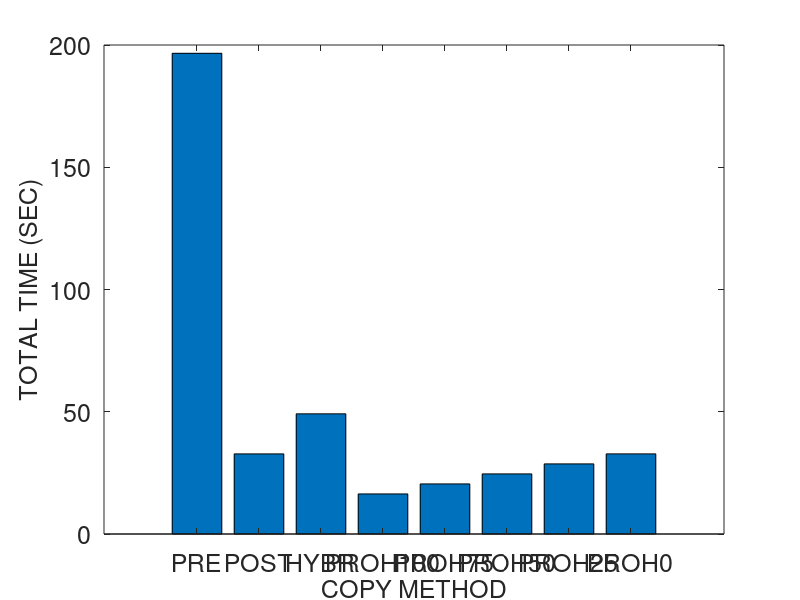
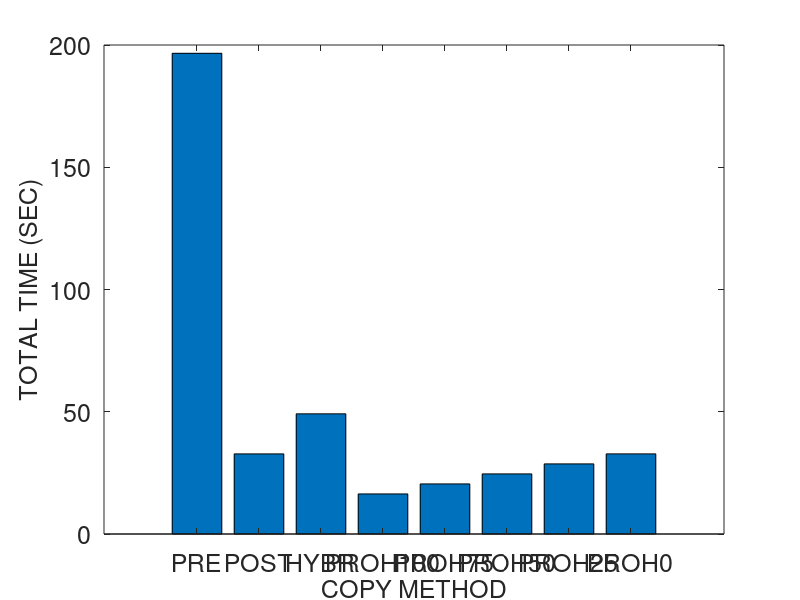
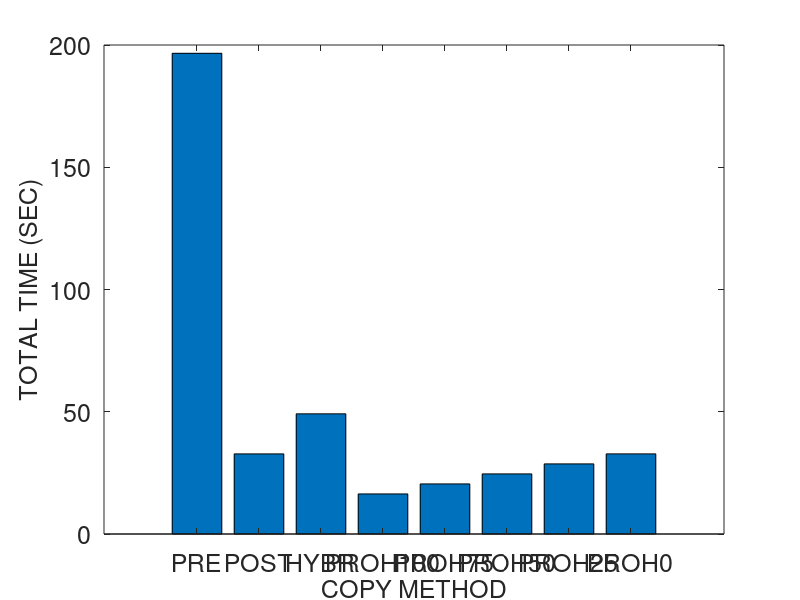
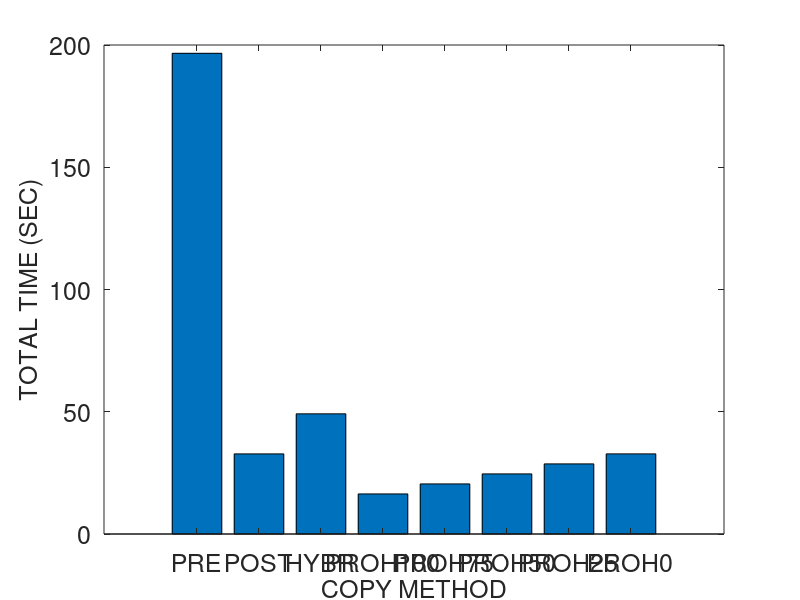

These figures' MATLAB source, in order:
% basic hybrid copy migration
	global wss numpages readrate dirtyrate pagesize b scinfo
	global totaltime downtime totaldata

% memory size in MB
r = 4096
r *= 1024 % convert to KB

% page dirty rate in percent (%): against to total memory pages
readrate = 50
prefix = strcat ("M4G_R", num2str(readrate))
readrate /= 100

dirtyrate = 50 
prefix = strcat (prefix, "_W", num2str(dirtyrate))
dirtyrate /= 100

% prediction accuracy 0 through 1
acc = 1

pagesize = 4 % in KB
numpages = r / pagesize

% delta compression rate
comp = 0.5 

% amount of CPU and device states in KB 
scinfo = 100

% working set size in number of pages
wss = numpages * 0.25

% 0: zero, 1: read, 2: dirtied, 3: inactive data
mem = zeros(1, numpages);

run = 1

%prefix = strcat (prefix, "_acc", num2str(acc), "_r", num2str(run))

% bandwidth in gbps
b = 1000 
b = b * 1024/8 % convert to KB

%fontsize = 10
fontsize = 18
%fontsize = 20

totaltime = 0;
downtime = 0;
totaldata = 0;

A = zeros(8, 3);

%%%%%%%%%%%%%%%%%%%%%%%%%%%%%%
% precopy migration
%%%%%%%%%%%%%%%%%%%%%%%%%%%%%%
fprintf('\n')
disp('==================== Precopy migration ====================')
% iterations
present = numpages * pagesize
iter = 0
while present > 50 && iter < 29 && totaldata < 4*r
	pretime = present / b
	totaltime += pretime
	totaldata += present
	present = numpages * pagesize * dirtyrate 
	%dirts = wss * dirtyrate
	iter += 1
end

% stop-and-copy phase
% stop conditions: 29 iterations, 50 pages, 4 memory size sent
scsent = scinfo + present * pagesize
downtime = scsent / b
totaltime += downtime
totaldata += scsent

% network fault rate
NFR = 0

A (1, 1) = totaltime;
A (1, 2) = downtime;
A (1, 3) = totaldata;

%%%%%%%%%%%%%%%%%%%%%%%%%%%%%%
% postcopy migration
%%%%%%%%%%%%%%%%%%%%%%%%%%%%%%
fprintf('\n')
disp('===================== Postcopy migration ======================')
totaltime = 0;
downtime = 0;
totaldata = 0;

% stop-and-copy phase
scsent = scinfo
downtime = scsent / b
totaltime += downtime
totaldata += scsent

% prepaging (bubbling) and on-demand paging
postsent = r
posttime = postsent/b
totaltime += posttime
totaldata += postsent
% network fault rate
NFR = 0.2

A (2, 1) = totaltime;
A (2, 2) = downtime;
A (2, 3) = totaldata;

%%%%%%%%%%%%%%%%%%%%%%%%%%%%%%
% hybrid copy migration
%%%%%%%%%%%%%%%%%%%%%%%%%%%%%%
fprintf('\n')
disp('==================== Hybrid copy migration ====================')
totaltime = 0;
downtime = 0;
totaldata = 0;

% precopy phase: single iteration
present = r
pretime = present / b
totaltime += pretime
totaldata += present

% stop-and-copy phase
bitmapsize = 500 % KB
scsent = scinfo + bitmapsize
downtime = scsent / b
totaltime += downtime
totaldata += scsent

% postcopy phase: prepaging (bubbling) and on-demand paging
%dirts = wss * dirtyrate
dirts = numpages * dirtyrate
postsent = dirts * pagesize
posttime = postsent/b
totaltime += posttime
totaldata += postsent
% network fault rate
NFR = 0.2

A (3, 1) = totaltime;
A (3, 2) = downtime;
A (3, 3) = totaldata;

%%%%%%%%%%%%%%%%%%%%%%%%%%%%%%
% proactive hybrid copy migration
%%%%%%%%%%%%%%%%%%%%%%%%%%%%%%
%disp(char(10))
fprintf('\n')
disp('=============== Proactive hybrid copy migration ================')

function [tt, dt, td] = prohybrid(acc)
	global wss numpages readrate dirtyrate pagesize b scinfo
	global totaltime downtime totaldata

	totaltime = 0;
	downtime = 0;
	totaldata = 0;

% precopy phase
% LRU, PFR

% scan the dirtied pages
% for dirtied pages
% 	mark dirtied (1)
% 	mem(random (1, wss * 0.1))	
%randperm(int64(wss * 0.1));
% for read pages
% 	mark read (2)
% 	mem (random (wss * 0.1, wss * 0.2))

% for pages
% 	predict read/write

% send the pages most likely to be read and least likely to be dirtied
% do not send the pages most likely to be dirtied
% construct queue with the order of p1/p2
%reads = numpages * 0.4 
% total read rate = wss * read_rate = 0.25 * 0.16 = 0.04 (4%)
%read_rate = 0.16
%read_rate = 0.04 % 4% of total memory
% total write rate = wss * write_rate = 0.25 * 0.16 = 0.04 (4%)
%write_rate = 0.16
%write_rate = 0.04 % 4% of total memory
% simple case: readonly pages (RO) - zero dirtied pages 
%RO = 0.3
	pred_pages = numpages * readrate * acc

% LRU
% for LRU queue
% 	mark sent
%	insert the pages into cache and perform delta compression

	present = pred_pages * pagesize
	pretime = present/b
	totaltime += pretime
	totaldata += present

	% stop-and-copy phase
	% send the CPU and device states
	bitmapsize = 500 % KB
	scsent = scinfo + bitmapsize
	downtime = scsent/b
	totaltime += downtime
	totaldata += scsent

	% postcopy phase
	postsent = (numpages - pred_pages) * pagesize

	% exclude the predicted dirtied pages 
	pred_dirts = numpages * dirtyrate * acc
	postsent = (numpages - pred_pages - pred_dirts) * pagesize
	posttime = postsent/b
	totaltime += posttime
	totaldata += postsent
end

% network fault rate
NFR = 0.2

prohybrid(acc)
A (4, 1) = totaltime;
A (4, 2) = downtime;
A (4, 3) = totaldata;

acc = 0.75
prohybrid(acc);
A (5, 1) = totaltime;
A (5, 2) = downtime;
A (5, 3) = totaldata;

acc = 0.5
prohybrid(acc);
A (6, 1) = totaltime;
A (6, 2) = downtime;
A (6, 3) = totaldata;

acc = 0.25
prohybrid(acc);
A (7, 1) = totaltime;
A (7, 2) = downtime;
A (7, 3) = totaldata;

acc = 0
prohybrid(acc);
A (8, 1) = totaltime;
A (8, 2) = downtime;
A (8, 3) = totaldata

%%%%%%%%%%%%%%%%%%%%%%%%%%%%%%%%%%%%%%%%%%%%%%%%%%%%%%%
%                     plotting
% precopy
% postcopy
% hybrid
% pro-hybrid
%%%%%%%%%%%%%%%%%%%%%%%%%%%%%%%%%%%%%%%%%%%%%%%%%%%%%%%

%prefix = "M4G_R14W14_acc100_r1"
%prefix = strcat ("M4G_R", readrate, "W", dirtyrate, "acc", acc, "r", run)
%prefix = strcat (prefix, "W")
%prefix = strcat (prefix, dirtyrate)

dlmwrite (prefix, A, ' ')

%%%%%%%%%%%%%%%%%%%% total time %%%%%%%%%%%%%%%%%%%%%%
figure;
output = strcat(prefix, ".tt");
%output = prefix
%x = ['PRECOPY', 'POSTCOPY', 'HYBRID', 'PRO-HYBRID'];
x = {'PRE', 'POST', 'HYBR', 'PROH100', 'PROH75', 'PROH50', 'PROH25', 'PROH0'};
%x = {'1', '2', '3', '4', '5', '6', '7', '8'};
xinterval = 3
%xintervals = 1:xinterval:(xinterval*length(x));
%xintervals = 1:3:3*length(x);
xintervals = 1:4:4*length(x);
%plot(x, A(:,2)/1000000, x, A(:,3)/1000000, '-.*');
%plot(A(:,2));

%xtics = 1:4:16
%bar(xtics, A(:,1))
%bar(A(:,1), XTicksLabelStyle = Diagonal)
bar(xintervals, A(:,1))
set(gca, 'XTick', 1:4:32, 'XTickLabel', x, 'FontSize', fontsize)
%set(gca, 'XTick', xintervals, 'XTickLabel', x, 'FontSize', fontsize)
xlabel('COPY METHOD', 'FontSize', fontsize);
ylabel('TOTAL TIME (SEC)', 'FontSize', fontsize);
%legend('PRECOPY', 'POSTCOPY', 'HYBRID', 'PRO-HYBRID');
%bar(x, A(:,1))

saveas (1, strcat(output, ".png"));
saveas (1, strcat(output, ".eps"));
saveas (1, strcat(output, ".emf"));

%%%%%%%%%%%%%%%%%%%% downtime %%%%%%%%%%%%%%%%%%%%%%
figure;
output = strcat(prefix, ".dt");

bar(A(:,2))
set(gca, 'XTick', 1:8, 'XTickLabel', x, 'FontSize', fontsize)
xlabel('COPY METHOD', 'FontSize', fontsize);
ylabel('DOWNTIME (SEC)', 'FontSize', fontsize);

saveas (1, strcat(output, ".png"));
saveas (1, strcat(output, ".eps"));
saveas (1, strcat(output, ".emf"));

%%%%%%%%%%%%%%%%%%%% total data %%%%%%%%%%%%%%%%%%%%%%
figure;
output = strcat(prefix, ".td");

bar(A(:,3))
set(gca, 'XTick', 1:8, 'XTickLabel', x, 'FontSize', fontsize)
xlabel('COPY METHOD', 'FontSize', fontsize);
ylabel('TOTAL DATA TRANSFERRED (KB)', 'FontSize', fontsize);

saveas (1, strcat(output, ".png"));
saveas (1, strcat(output, ".eps"));
saveas (1, strcat(output, ".emf"));
